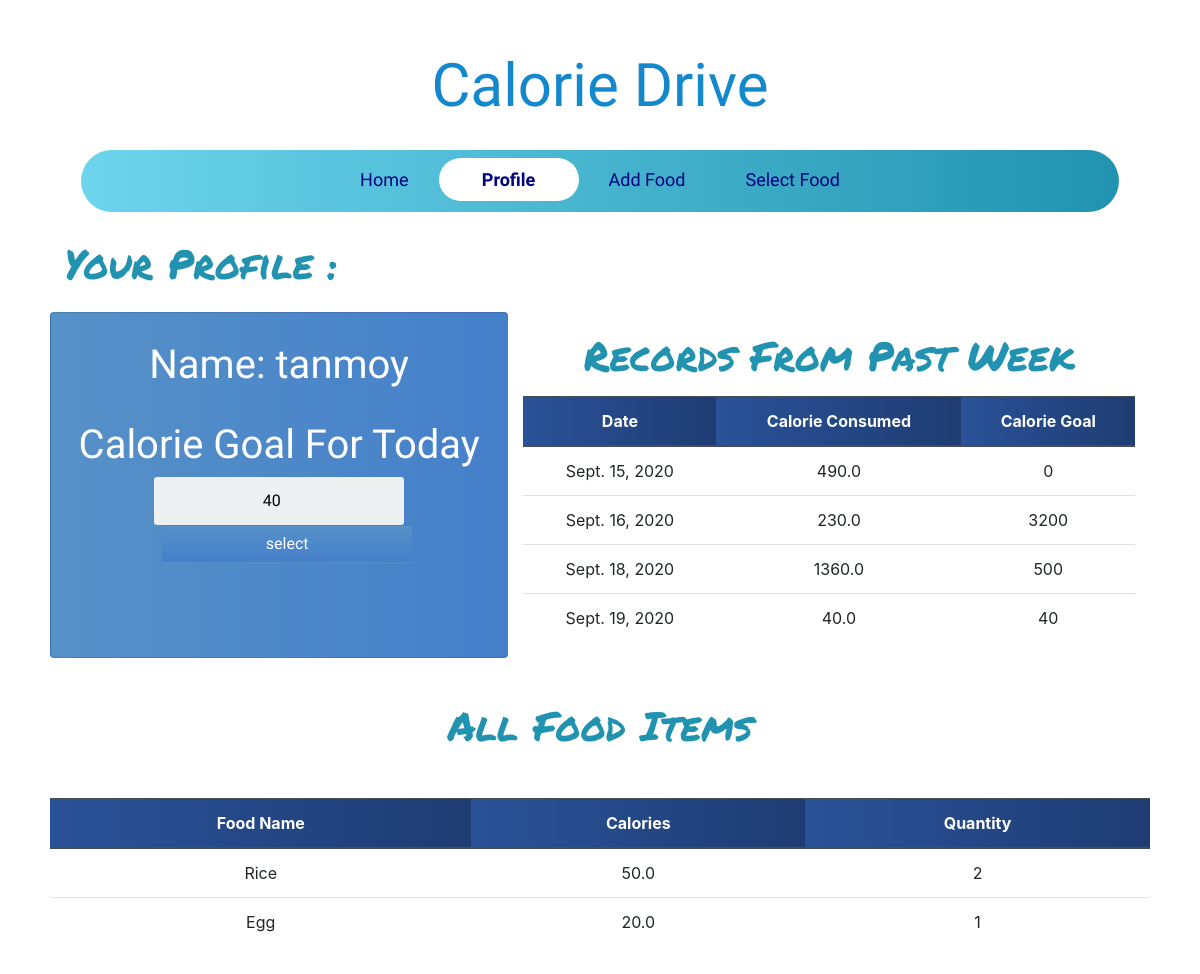
The app's page /profile/ (signed in), older data.
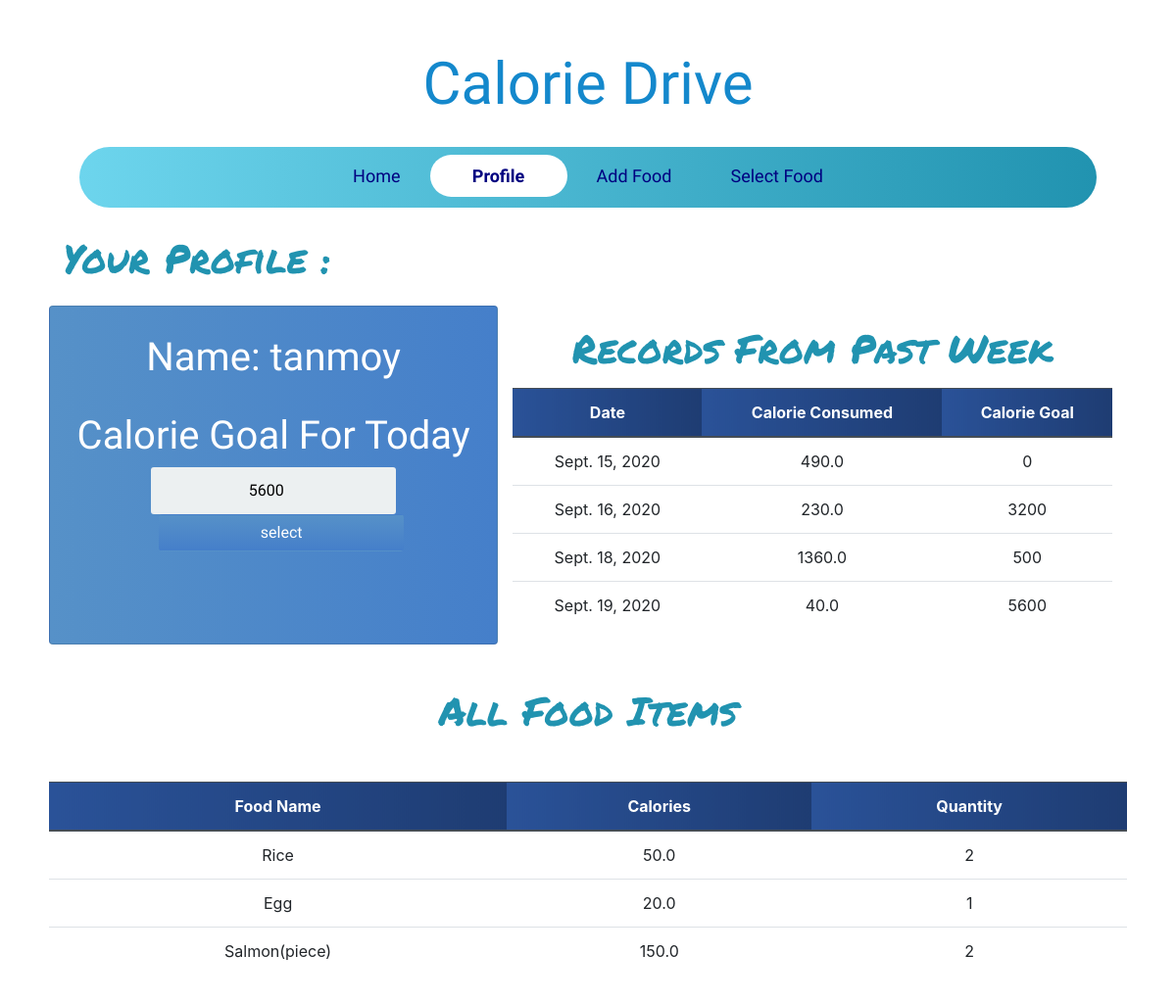
The same page, newer data.
### calories/models.py (models this page shows, shortened)
class Profile(models.Model):
	person_of = models.ForeignKey(User,null=True,on_delete=models.CASCADE)
	calorie_count = models.FloatField(null=True,blank=True,default=0)
	food_selected = models.ForeignKey(Food,on_delete=models.CASCADE,null=True,blank=True)
	quantity = models.PositiveIntegerField(default=0)
	total_calorie = models.FloatField(default=0,null=True)
	date = models.DateField(auto_now_add = True)
	calorie_goal = models.PositiveIntegerField(default=0)
	food_selected_today = []

class Food(models.Model):
	name = models.CharField(max_length=200 ,null=False)
	quantity = models.PositiveIntegerField(null=False,default=0)
	calorie = models.FloatField(null=False,default=0)
	person_of = models.ForeignKey(User,null=True,on_delete=models.CASCADE)

### calories/views.py (the view)
# urls.py: path('profile/',ProfilePage,name='profile'),
@login_required
def ProfilePage(request):
	person = Profile.objects.filter(person_of=request.user).last()
	food_items = Food.objects.filter(person_of=request.user)
	form = ProfileForm(instance=person)
	if request.method == 'POST':
		form = ProfileForm(request.POST,instance=person)
		if form.is_valid():
			form.save()
			return redirect('profile')
	else:
		form = ProfileForm(instance=person)
	some_day_last_week = timezone.now().date() -timedelta(days=7)
	records=Profile.objects.filter(date__gte=some_day_last_week,date__lt=timezone.now().date(),person_of=request.user)
	print(records[1].calorie_goal)
	context = {'form':form,'food_items':food_items,'records':records}
	return render(request, 'profile.html',context)

### calories/forms.py
class ProfileForm(forms.ModelForm):
	class Meta:
		model = Profile
		fields = ('calorie_goal',)

### templates/profile.html (shortened to what this page needs)
{% extends 'base.html' %}
{% block content %}
<div class="container-fluid">
    <h1 class="headline">Your Profile :</h1>
        <div class="row mt-4 mb-4">
            <div class="col-lg-5 card card-body">
            <div class="app-title">
                <h1 class="text-center profile-text mt-2">Name: {{ request.user }} </h1>
            </div>
            <form method="POST" action="" class="login-form pt-4">
                {% for field in form %}
                <h1>Calorie Goal For Today</h1>
                {{ field }}
                {% endfor %}
                <input class="btn login_btn profile-submit ml-3" type="submit" value="select">
            </form>
        </div>
        <div class="col-lg-7">
        <h1 class="text-center headline pb-2">Records From Past Week</h1>
        <table class="table text-center">
            <thead class="thead-dark">
                <tr>
                    <th scope="col">Date</th>
                    <th scope="col">Calorie Consumed</th>
                    <th scope="col">Calorie Goal</th>
                </tr>
            </thead>
            <tbody>
                {% for record in records %}
                <tr>
                    <td>{{ record.date }}</td>
                    <td>{{ record.total_calorie }}</td>
                    <td>{{ record.calorie_goal }}</td>
                </tr>
                {% endfor %}
            </tbody>
        </table>
    </div>
     </div>
    <h1 class="text-center headline">All Food Items</h1>
     <div class="row mt-5">
      <table class="table text-center">
            <thead class="thead-dark">
                <tr>
                    <th scope="col">Food Name</th>
                    <th scope="col">Calories</th>
                    <th scope="col">Quantity</th>
                </tr>
            </thead>
            <tbody>
                {% for food in food_items %}
                <tr>
                    <td>{{ food.name }}</td>
                    <td>{{ food.calorie }}</td>
                    <td>{{ food.quantity }}</td>
                </tr>
                {% endfor %}
            </tbody>
        </table>
    </div>
</div>
{% endblock content %}

### templates/base.html (shortened to what this page needs)
<!DOCTYPE html>
{% load static %}
<html>
<head>
	<link href="{% static 'css/base.css' %}" rel="stylesheet">
	<link rel="stylesheet" href="https://stackpath.bootstrapcdn.com/bootstrap/4.5.2/css/bootstrap.min.css">
</head>
<body>
  <a href={% url "home" %}><h1 class="logo text-center">Calorie Drive</h1></a>
<nav id="navbar-primary" class="navbar navbar-expand-lg navbar-default active" role="navigation">
 <div class="container">
            <div class="collapse navbar-collapse" id="resNav">
            <ul class="navbar-nav justify-content-center">
              {% with url_name=request.resolver_match.url_name %}
              <li class="nav-item"><a class="nav-link  {% if url_name == 'home' %} active{% endif %}" href={% url "home" %}>Home</a></li>
              <li class="nav-item"><a class="nav-link {% if url_name == 'profile' %} active{% endif %}" href={% url "profile" %}>Profile</a></li>
              <li class="nav-item"><a class="nav-link {% if url_name == 'add_food' %} active{% endif %}" href={% url "add_food" %}>Add Food</a></li>
              <li class="nav-item"><a class="nav-link {% if url_name == 'select_food' %} active{% endif %}" href={% url "select_food" %}>Select Food</a></li>
              {% endwith %}
            </ul>
            </div>
 </div>
</nav>
        {% block content %}
        {% endblock content %}
</body>
</html>

### static/css/base.css (style rules this page uses)
a { text-decoration:none !important; }
.logo { font-family: 'Lobster', cursive; padding-top:0px; padding-bottom:12px; font-size: 60px; color: #1488CC; color: -webkit-linear-gradient(to right, #2B32B2, #1488CC); color: linear-gradient(to right, #2B32B2, #1488CC); }
#navbar-primary.navbar-default .navbar-nav { width: 100%; text-align: center; background: #2193b0; background: -webkit-linear-gradient(to right, #6dd5ed, #2193b0); background: linear-gradient(to right, #6dd5ed, #2193b0); border-radius: 100px ; }
#navbar-primary.navbar-default .navbar-nav > li { display: inline-block; float: none; vertical-align: top; padding-top: 8px; padding-bottom: 8px; font-family: 'Grandstander', cursive }
#navbar-primary.navbar-default .navbar-nav > li > a { padding-left: 30px; padding-right: 30px; color:#000080; font-size: 18px; text-decoration:none; }
ul.navbar-nav .nav-item:after { content: ''; display: block; height: 3px; width: 0; transition: width .5s ease, background-color .5s ease; }
.navbar-nav .nav-item > a.active { width: 140px; background: white ; border-radius: 100px ; color: #white !important; text-align: center; font-weight: bolder; display: block; text-decoration: none; }
body { font-family: Arial; background-color: #3498DB; padding: 50px; }
.app-title { text-align: center; color: #777; }
.login-form { text-align: center; }
input { text-align: center; background-color: #ECF0F1; border: 2px solid transparent; border-radius: 3px; font-size: 16px; font-weight: 200; padding: 10px 0; width: 250px; transition: border .5s; }
.btn { background: #457fca; background: -webkit-linear-gradient(to right, #5691c8, #457fca); background: linear-gradient(to right, #5691c8, #457fca); color: white !important; font-size: 16px; line-height: 25px; padding: 10px 0; text-decoration: none; text-shadow: none; border-radius: 3px; box-shadow: none; transition: 0.25s; display: block; width: 250px; margin: 0 auto; }
.card { background: #457fca; background: -webkit-linear-gradient(to right, #5691c8, #457fca); background: linear-gradient(to right, #5691c8, #457fca); color:white; }
.card::before, .card::after { position: absolute; top: 0; right: 0; bottom: 0; left: 0; transform: scale3d(0, 0, 1); transition: transform .3s ease-out 0s; background: rgba(255, 255, 255, 0.1); content: ''; pointer-events: none; }
.card::before { transform-origin: left top; }
.card::after { transform-origin: right bottom; }
th { background: #1e3c72; background: -webkit-linear-gradient(to right, #2a5298, #1e3c72); background: linear-gradient(to right, #2a5298, #1e3c72); }
.card { font-family: 'Grandstander', cursive; font-family: 'Ubuntu', sans-serif; }
.headline { font-family: 'Permanent Marker', cursive; padding-top:20px; color: #2193b0; color: -webkit-linear-gradient(to right, #6dd5ed, #2193b0); color: linear-gradient(to right, #6dd5ed, #2193b0); }
.profile-text { color:white; font-family: 'Lobster', cursive; }
.table { background-color: white; color: #18AD7C; }
.profile-submit { background: #457fca; background: -webkit-linear-gradient(to bottom, #5691c8, #457fca); background: linear-gradient(to bottom, #5691c8, #457fca); }

Row changes from the older to the newer data that the page shows:
changed Profile "Sept. 19, 2020": calorie_goal "40" → "5600"
added Food: name "Salmon(piece)", calorie "150.0", quantity "2"
